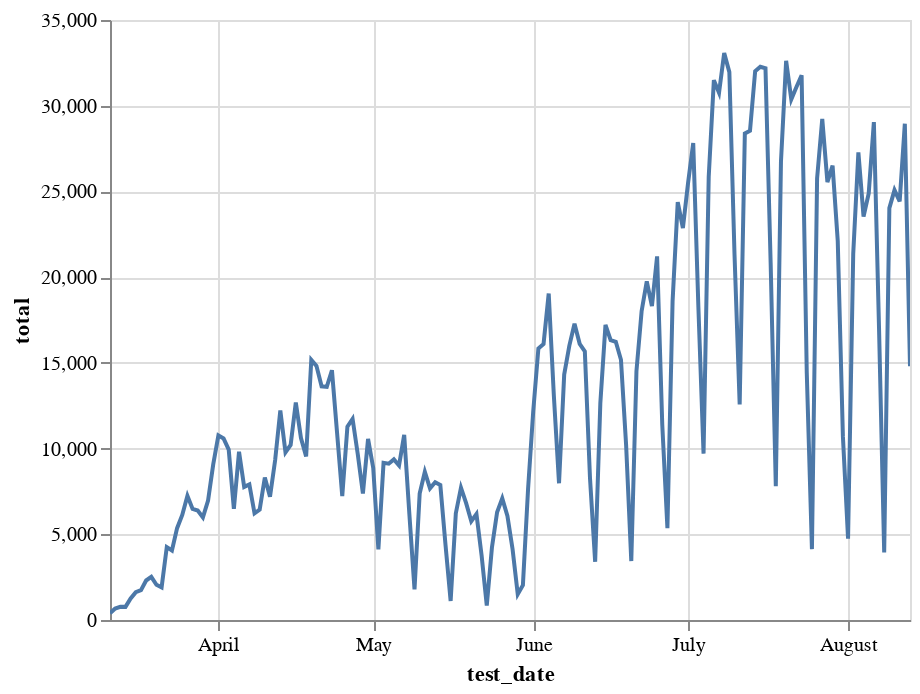

Notebook code cell kept with this figure:
### Code cell
alt.Chart(ti.reset_index().assign(total=lambda x: (x.Yes+x.No))).mark_line().encode(
    x='test_date',
    y='total',
    tooltip=['test_date', 'total']
).interactive()

### Figure 1 — Vega-Lite specification as saved in the notebook (floating-point values rounded to 4 significant figures; data arrays with more than 128 entries replaced by an {"elided": "..."} marker saying what was removed)
{"config": {"view": {"continuousWidth": 400, "continuousHeight": 300}}, "data": {"name": "data-40efda1a07f8e6bb5d71ededaa3c2d73"}, "mark": "line", "encoding": {"tooltip": [{"type": "temporal", "field": "test_date"}, {"type": "quantitative", "field": "total"}], "x": {"type": "temporal", "field": "test_date"}, "y": {"type": "quantitative", "field": "total"}}, "selection": {"selector012": {"type": "interval", "bind": "scales", "encodings": ["x", "y"]}}, "$schema": "https://vega.github.io/schema/vega-lite/v4.8.1.json", "datasets": {"data-40efda1a07f8e6bb5d71ededaa3c2d73": {"elided": "156 records"}}}
